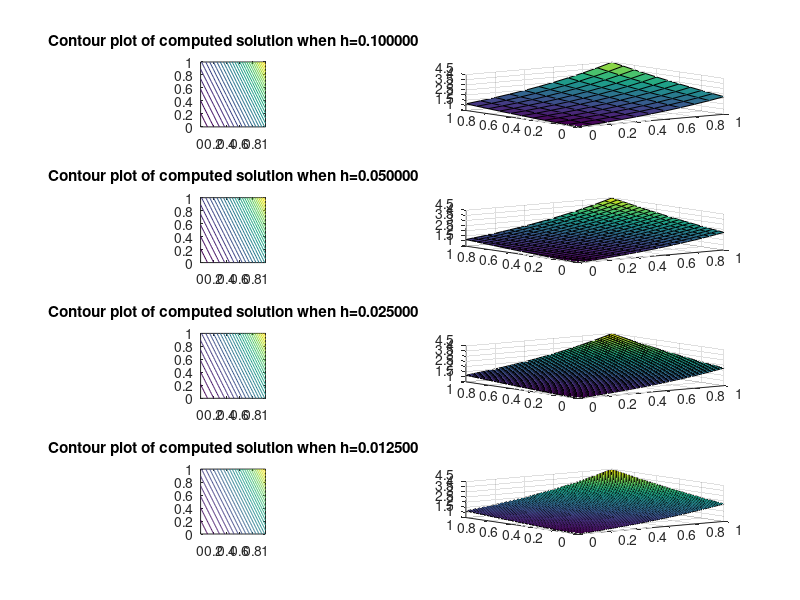
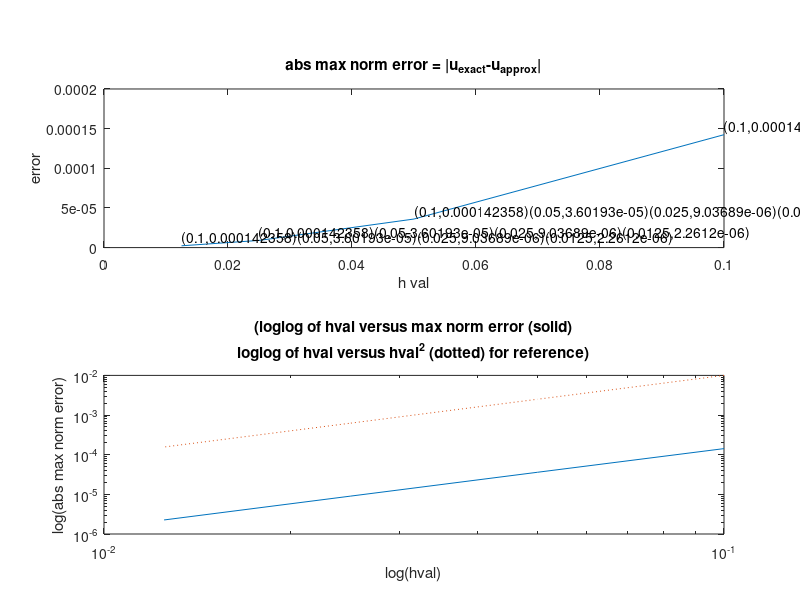

Write MATLAB code to recreate these figures, in order.
N=[9; 19; 39; 79]
err=zeros(length(N),1);

for i=1:length(N)
    h = 1/(N(i)+1);
    x = linspace(0,1,N(i)+2);   % grid points x including boundaries
    y = linspace(0,1,N(i)+2);   % grid points y including boundaries


    [X,Y] = meshgrid(x,y);      % 2d arrays of x,y values
    X = X';                     % transpose so that X(i,j),Y(i,j) are
    Y = Y';                     % coordinates of (i,j) point

    Iint = 2:N(i)+1;              % indices of interior points in x
    Jint = 2:N(i)+1;              % indices of interior points in y
    Xint = X(Iint,Jint);       % interior points
    Yint = Y(Iint,Jint);

    f = @(x,y) 1.25*exp(x+y/2);         % f(x,y) function

    rhs = f(Xint,Yint);        % evaluate f at interior points for right hand side
                               % rhs is modified below for boundary conditions.

    utrue = exp(X+Y/2);        % true solution for test problem

    % set boundary conditions around edges of usoln array:

    usoln = utrue;              % use true solution for this test problem
                                % This sets full array, but only boundary values
                                % are used below.  For a problem where utrue
                                % is not known, would have to set each edge of
                                % usoln to the desired Dirichlet boundary values.


    % adjust the rhs to include boundary terms:
    rhs(:,1) = rhs(:,1) - usoln(Iint,1)/h^2;
    rhs(:,N(i)) = rhs(:,N(i)) - usoln(Iint,N(i)+2)/h^2;
    rhs(1,:) = rhs(1,:) - usoln(1,Jint)/h^2;
    rhs(N(i),:) = rhs(N(i),:) - usoln(N(i)+2,Jint)/h^2;


    % convert the 2d grid function rhs into a column vector for rhs of system:
    F = reshape(rhs,N(i)*N(i),1);

    % form matrix A:
    I = speye(N(i));
    e = ones(N(i),1);
    T = spdiags([e -4*e e],[-1 0 1],N(i),N(i));
    S = spdiags([e e],[-1 1],N(i),N(i));
    A = (kron(I,T) + kron(S,I)) / h^2;

    % Solve the linear system:
    uvec = A\F;  

    % reshape vector solution uvec as a grid function and 
    % insert this interior solution into usoln for plotting purposes:
    % (recall boundary conditions in usoln are already set) 

    usoln(Iint,Jint) = reshape(uvec,N(i),N(i));

    % assuming true solution is known and stored in utrue:
    err(i) = max(max(abs(usoln-utrue)));   
    fprintf('Error relative to true solution of PDE = %10.3e \n',err(i))

    % plot grid:
    subplot(length(N),2,2*(i-1)+1);
    plot(X,Y,'k');  plot(X',Y','k')

    % plot solution:
    contour(X,Y,usoln,30)

    axis([0 1 0 1])
    daspect([1 1 1])
    title(sprintf('Contour plot of computed solution when h=%f',h))
    hold on

    subplot(length(N),2,2*(i-1)+2);
    title(sprintf('Computed solution when h=%f',h))
    surf(X,Y,usoln)
    hold on
    
    clear h x y X Y Iint Jint Xint Yint rhs utrue usoln F I e T S A uvec
end

figure
subplot(2,1,1);
    plot(1./(N+1),err)
    xlabel('h val'); ylabel('error')
    title('abs max norm error = |u_{exact}-u_{approx}|')
    strValues = strtrim(cellstr(num2str([(1./(N+1)) err],'(%d,%d)')));
    text((1./(N+1)), err,strValues,'VerticalAlignment','bottom');
subplot(2,1,2);
    loglog(1./(N+1),err);
    hold on;
    loglog(1./(N+1),(1./(N+1)).^2,':');
    xlabel('log(hval)'); ylabel('log(abs max norm error)')
    title({'(loglog of hval versus max norm error (solid)'; 'loglog of hval versus hval^2 (dotted) for reference)'})
    
    
%     rates= log(err./circshift(err,[1 -1]))/log(2);
%     plot(N(2:length(N)),rates(1:(length(N)-1)));